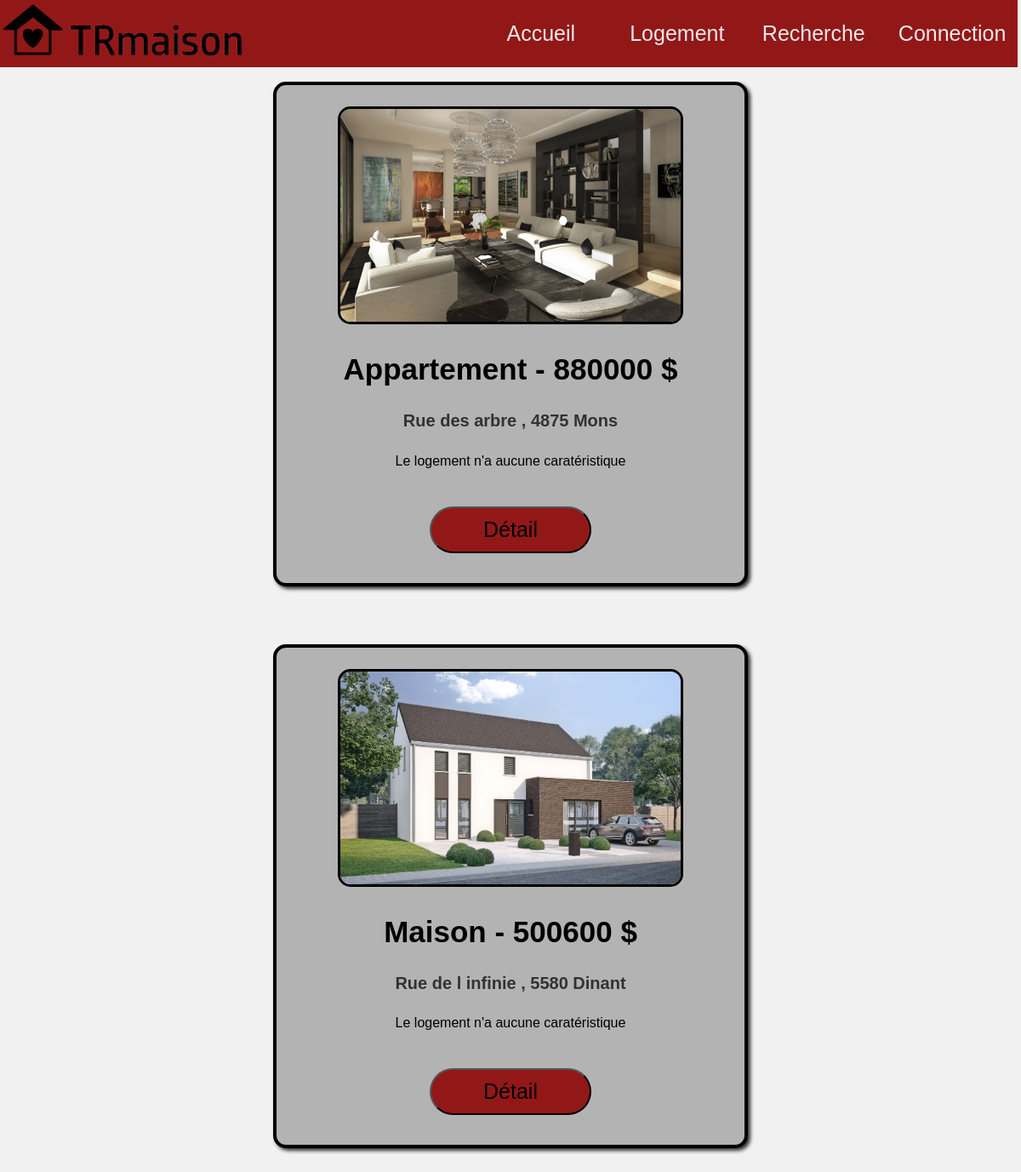
The page /Site/recherche_logement.php on the database its author committed.
### tables this page shows
CREATE TABLE `logement` (
  `ID_logement` int(11) NOT NULL,
  `type` int(11) NOT NULL,
  `categorie` int(11) NOT NULL,
  `localite` int(11) NOT NULL,
  `price` int(10) NOT NULL,
  `image` text NOT NULL,
  `description` text NOT NULL,
  `utilisateurs` int(11) DEFAULT NULL
);

CREATE TABLE `type` (
  `ID_type` int(11) NOT NULL,
  `name` varchar(32) NOT NULL
);

CREATE TABLE `categorie` (
  `ID_categorie` int(11) NOT NULL,
  `empoule_connecte` int(5) DEFAULT NULL,
  `frigo_connecte` int(5) DEFAULT NULL,
  `telephone` int(5) DEFAULT NULL,
  `alarme` int(5) DEFAULT NULL,
  `detection_incendie` int(5) DEFAULT NULL,
  `portails_et_clotures_motorisee` int(5) DEFAULT NULL,
  `porte_de_garage_motorisee` int(5) DEFAULT NULL,
  `chauffage` int(5) DEFAULT NULL,
  `climatisation` int(5) DEFAULT NULL,
  `piscine` int(5) DEFAULT NULL,
  `jacuzzi` int(5) DEFAULT NULL,
  `panneaux_photovoltaiques` int(5) DEFAULT NULL
);

### Site/recherche_logement.php (the view, shortened to what this page needs)
<!DOCTYPE html>
<html lang="fr-FR">
    <head>
        <link rel="stylesheet" href="General.css">
    </head>
    <body>
        <ul class="selecteur1">
            <li class="logo_haut_page"><img class="logo" src="..\image\logo_TRmaison_nom.jpg" width="300px" height="75px" alt="logo_TRmaison"></li>
            <?php session_start();
                if (isset($_SESSION['ID_utilisateur']))
                    { echo '<li class="selecteur2"><a href="utilisateur\deconnection.php">'.'<img classe="image-profil" src="../image/'.$_SESSION['photo'].'" width="25px" height="25px" alt="Photo de profil">'.' '.'<strong>'.$_SESSION['prenom'].'</strong></a></li>'; }
                else
                    { echo '<li class="selecteur2"><a href="utilisateur\Connection.php">Connection</a></li>'; }
            ?>
            <li class="selecteur2"><a href="Recherche.php">Recherche</a></li>
            <li class="selecteur2"><a href="logement.php">Logement</a></li>
            <li class="selecteur2"><a href="index.php">Accueil</a></li>
        </ul>
                <center>
					<?php
					if ($_POST['C1'] === '2') {$C1 = '1' ;}
					else {$C1 = '0' ;}
					if ($_POST['C2'] === '2') {$C2 = '1' ;}
					else {$C2 = '0' ;}
					if ($_POST['C3'] === '2') {$C3 = '1' ;}
					else {$C3 = '0' ;}
					if ($_POST['C4'] === '2') {$C4 = '1' ;}
					elseif ($_POST['C4'] === '3') {$C4 = '2' ;}
					elseif ($_POST['C4'] === '4') {$C4 = '3' ;}
					else {$C4 = '0' ;}
					if ($_POST['C5'] === '2') {$C5 = '1' ;}
					else {$C5 = '0' ;}
					if ($_POST['C6'] === '2') {$C6 = '1' ;}
					else {$C6 = '0' ;}
					if ($_POST['C7'] === '2') {$C7 = '1' ;}
					else {$C7 = '0' ;}
					if ($_POST['C8'] === '2') {$C8 = '1' ;}
					elseif ($_POST['C8'] === '3') {$C8 = '2' ;}
					elseif ($_POST['C8'] === '4') {$C8 = '3' ;}
					elseif ($_POST['C8'] === '5') {$C8 = '4' ;}
					elseif ($_POST['C8'] === '6') {$C8 = '5' ;}
					else {$C8 = '0' ;}
					if ($_POST['C9'] === '2') {$C9 = '1' ;}
					else {$C9 = '0' ;}
					if ($_POST['C10'] === '2') {$C10 = '1' ;}
					elseif ($_POST['C10'] === '3') {$C10 = '2' ;}
					elseif ($_POST['C10'] === '4') {$C10 = '3' ;}
					else {$C10 = '0' ;}
					if ($_POST['C11'] === '2') {$C11 = '1' ;}
					else {$C11 = '0' ;}
					if ($_POST['C12'] === '2') {$C12 = '1' ;}
					else {$C12 = '0' ;}
                    $db=Database::connect();
                    $statement=$db->query('SELECT logement.ID_logement, logement.price, logement.image, CONCAT( localite.rue, " , ", localite.code_postal, " ", localite.ville ) AS lieu, type.name AS name, categorie.empoule_connecte AS empoule, categorie.frigo_connecte AS frigo, categorie.telephone AS telephone, categorie.alarme AS alarme, categorie.detection_incendie AS incendie, categorie.portails_et_clotures_motorisee AS portails_clotures, categorie.porte_de_garage_motorisee AS garage, categorie.chauffage AS chauffage, categorie.climatisation AS climatisation, categorie.piscine AS piscine, categorie.jacuzzi AS jacuzzi, categorie.panneaux_photovoltaiques AS panneaux_photovoltaiques FROM logement
                                            INNER JOIN localite ON logement.localite=localite.ID_localite
                                            INNER JOIN type ON logement.type=type.ID_type
                                            INNER JOIN categorie ON logement.categorie=categorie.ID_categorie
											WHERE categorie.empoule_connecte="'.$C1.'" AND categorie.frigo_connecte="'.$C2.'" AND categorie.telephone="'.$C3.'" AND categorie.alarme="'.$C4.'" AND categorie.detection_incendie="'.$C5.'" AND categorie.portails_et_clotures_motorisee="'.$C6.'" AND categorie.porte_de_garage_motorisee="'.$C7.'" AND categorie.chauffage="'.$C8.'" AND categorie.climatisation="'.$C9.'" AND categorie.piscine="'.$C10.'" AND categorie.jacuzzi="'.$C11.'" AND categorie.panneaux_photovoltaiques="'.$C12.'" ');
					$check = $db->prepare('SELECT ID_categorie FROM categorie WHERE empoule_connecte = ? AND frigo_connecte = ? AND telephone = ? AND alarme = ? AND detection_incendie = ? AND portails_et_clotures_motorisee = ? AND porte_de_garage_motorisee = ? AND chauffage = ? AND climatisation = ? AND piscine = ? AND jacuzzi = ? AND panneaux_photovoltaiques = ?');
               		$check->execute(array($C1, $C2, $C3, $C4, $C5, $C6, $C7, $C8, $C9, $C10, $C11, $C12));
                	$row = $check->rowCount();
					if ($row == 0) {
						echo '<br/><br/><div class="carre">';
						echo 'Aucun logement n\'existe avec ses critère';
						echo '</div>';
					}
					else {
						while($logement=$statement->fetch())
						{
							if ($logement['empoule'] == 0 && $logement['frigo'] == 0 && $logement['telephone'] == 0 && $logement['alarme'] == 0 && $logement['incendie'] == 0 && $logement['portails_clotures'] == 0 && $logement['garage'] == 0 && $logement['chauffage'] == 0 && $logement['climatisation'] == 0 && $logement['piscine'] == 0 && $logement['jacuzzi'] == 0 && $logement['panneaux_photovoltaiques'] == 0) {
								$CFT = 'Le logement n\'a aucune caratéristique';
							}
							echo '<div class="carre">';
							echo '<img class="image" src="'.$logement['image'].'" width="400" height="250" alt="image logement"> </img>';
							echo '<h2 class="h2-logement-page2">'.$logement['name'].' - '.$logement['price'].' $'.'</h2>';
							echo '<h4 class="h4-logement-page2">'. $logement['lieu'].'</h4>';
							echo '<p>'. $CFT .'</p>';
							echo '<form method="POST" action="detail.php?logement='.$logement['ID_logement'].'">'.'<button type="submit" value="detail">Détail</button>'.'</form>';
							echo '</div>';
							echo '<br/>';
						}
					}
                    ?>
                </center>
    </body>
</html>

### Site/General.css (style rules this page uses)
body { font-family: Verdana, Geneva, Tahoma, sans-serif; text-align: center; background-color: rgb(241, 241, 241); }
.selecteur2 { float: right; width: 160px; }
.selecteur2 a { display: block; color: rgb(236, 232, 232); text-align: center; padding: 25px 20px; text-decoration: none; font-size: 25px; }
.logo_haut_page { float: left; }
.selecteur1 { list-style-type: none; margin: -8px; padding: 0px; overflow: hidden; background-color: rgb(146, 24, 24); font-family: 'Gill Sans', 'Gill Sans MT', Calibri, 'Trebuchet MS', sans-serif; width: 101%; }
.boutton , button { background-color: rgb(146, 24, 24); cursor: pointer; border-radius: 30px; font-size: 25px; margin: 10px; color: black; width: 190px; height: 55px; text-align: center; text-decoration: none; }
.carre { background-color: rgb(179, 179, 179); padding: 25px; margin: 25px; width: 500px; height: auto; border: 4px solid black; border-radius: 15px; box-shadow: 3px 3px 4px #323232; }
.image { border:3px solid black; border-radius: 15px; }
a { font-size: 20px; }
.h2-logement-page2 { font-size: 35px; }
.h4-logement-page2 { font-size: 20px; color: #323232; }

### rows shown on the page
logement: image (picture), type.name "Appartement", price "880000", lieu "Rue des arbre , 4875 Mons", categorie.panneaux_photovoltaiques "Le logement n'a aucune caratéristique"
logement: image (picture), type.name "Maison", price "500600", lieu "Rue de l infinie , 5580 Dinant", categorie.panneaux_photovoltaiques "Le logement n'a aucune caratéristique"
